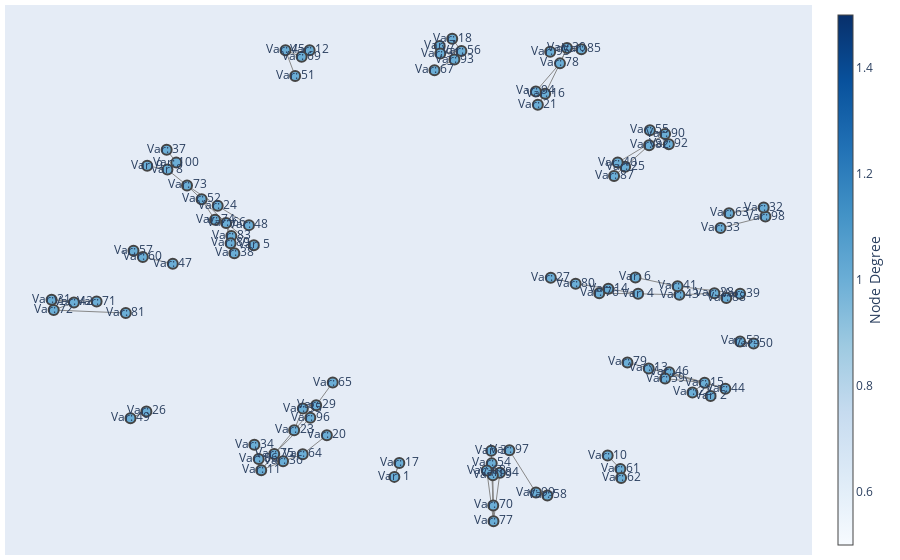

The code cell stored with this chart in its notebook:
### Code cell
def cala_operacja(nazwa_pliku):
    num_vars, clauses = read_dimacs_cnf(nazwa_pliku)
    print(f"Number of variables: {num_vars} {clauses}") # liczba zmiennych i klauzul
    model, G = generate_node_embeddings(clauses)
    print(model.wv.most_similar('1')) # najbliższe wierzchołki
    G2, pos = utworzSkierowanyGraf(G, model)
    print(G2.edges) # krawędzie skierowane
    interactive_directed_graph(G2, pos)
    return num_vars, clauses

nazwa = "DIMACS_files/turbo_easy/example_2.cnf"
num_vars, clauses = cala_operacja(nazwa)

### Figure 1 — Plotly figure (JSON) as saved in the notebook; plotly's stock layout.template omitted (floating-point values rounded to 4 significant figures; data arrays with more than 128 entries replaced by an {"elided": "..."} marker saying what was removed)
{"data": [{"hoverinfo": "none", "line": {"color": "#888", "width": 1}, "marker": {"color": [], "colorbar": {"thickness": 15, "title": {"side": "right", "text": "Weight"}, "xanchor": "left"}, "colorscale": [[0, "rgb(247,251,255)"], [0.125, "rgb(222,235,247)"], [0.25, "rgb(198,219,239)"], [0.375, "rgb(158,202,225)"], [0.5, "rgb(107,174,214)"], [0.625, "rgb(66,146,198)"], [0.75, "rgb(33,113,181)"], [0.875, "rgb(8,81,156)"], [1, "rgb(8,48,107)"]], "line": {"width": 2}, "reversescale": true, "showscale": false, "size": 5}, "mode": "lines", "type": "scatter", "x": {"elided": "300 float values"}, "y": {"elided": "300 float values"}}, {"hoverinfo": "text", "marker": {"color": [1, 1, 1, 1, 1, 1, 1, 1, 1, 1, 1, 1, 1, 1, 1, 1, 1, 1, 1, 1, 1, 1, 1, 1, 1, 1, 1, 1, 1, 1, 1, 1, 1, 1, 1, 1, 1, 1, 1, 1, 1, 1, 1, 1, 1, 1, 1, 1, 1, 1, 1, 1, 1, 1, 1, 1, 1, 1, 1, 1, 1, 1, 1, 1, 1, 1, 1, 1, 1, 1, 1, 1, 1, 1, 1, 1, 1, 1, 1, 1, 1, 1, 1, 1, 1, 1, 1, 1, 1, 1, 1, 1, 1, 1, 1, 1, 1, 1, 1, 1], "colorbar": {"thickness": 15, "title": {"side": "right", "text": "Node Degree"}, "xanchor": "left"}, "colorscale": [[0, "rgb(247,251,255)"], [0.125, "rgb(222,235,247)"], [0.25, "rgb(198,219,239)"], [0.375, "rgb(158,202,225)"], [0.5, "rgb(107,174,214)"], [0.625, "rgb(66,146,198)"], [0.75, "rgb(33,113,181)"], [0.875, "rgb(8,81,156)"], [1, "rgb(8,48,107)"]], "line": {"width": 2}, "reversescale": false, "size": 10}, "mode": "markers+text", "text": ["Var: 16", "Var: 78", "Var: 30", "Var: 95", "Var: 35", "Var: 23", "Var: 85", "Var: 8", "Var: 100", "Var: 55", "Var: 90", "Var: 9", "Var: 52", "Var: 73", "Var: 38", "Var: 83", "Var: 66", "Var: 87", "Var: 25", "Var: 74", "Var: 89", "Var: 40", "Var: 82", "Var: 11", "Var: 75", "Var: 84", "Var: 77", "Var: 96", "Var: 29", "Var: 65", "Var: 54", "Var: 70", "Var: 19", "Var: 22", "Var: 15", "Var: 68", "Var: 81", "Var: 72", "Var: 48", "Var: 24", "Var: 93", "Var: 56", "Var: 3", "Var: 7", "Var: 18", "Var: 47", "Var: 60", "Var: 61", "Var: 62", "Var: 50", "Var: 53", "Var: 27", "Var: 80", "Var: 4", "Var: 43", "Var: 14", "Var: 76", "Var: 10", "Var: 39", "Var: 88", "Var: 1", "Var: 17", "Var: 49", "Var: 26", "Var: 51", "Var: 45", "Var: 57", "Var: 12", "Var: 69", "Var: 2", "Var: 33", "Var: 98", "Var: 32", "Var: 5", "Var: 42", "Var: 31", "Var: 64", "Var: 36", "Var: 20", "Var: 37", "Var: 71", "Var: 91", "Var: 94", "Var: 44", "Var: 79", "Var: 6", "Var: 41", "Var: 46", "Var: 28", "Var: 21", "Var: 86", "Var: 59", "Var: 13", "Var: 99", "Var: 58", "Var: 67", "Var: 34", "Var: 97", "Var: 92", "Var: 63"], "type": "scatter", "x": [2.534, 2.911, 3.088, 2.662, -3.619, -3.84, 3.454, -7.058, -6.834, 5.194, 5.581, -7.572, -6.191, -6.56, -5.359, -5.435, -5.569, 4.285, 4.566, -5.85, -5.454, 4.377, 5.173, -4.676, -4.346, 1.386, 1.223, -3.43, -3.281, -2.861, 1.177, 1.216, 1.206, 6.275, 6.584, 1.052, -8.116, -9.947, -4.988, -5.782, 0.2299, 0.407, 1.166, -0.1436, 0.174, -6.923, -7.683, 4.444, 4.464, 7.828, 7.485, 2.677, 3.309, 4.895, 5.944, 4.139, 3.907, 4.122, 7.486, 7.135, -1.296, -1.17, -7.997, -7.593, -3.815, -4.06, -7.92, -3.447, -3.65, 6.735, 6.988, 8.128, 8.084, -4.864, -9.433, -10, -3.623, -4.122, -3.01, -7.078, -8.857, -0.1295, 2.298, 7.11, 4.623, 4.828, 5.897, 5.685, 6.832, 2.348, -4.741, 5.581, 5.164, 2.301, 2.59, -0.2756, -4.851, 1.626, 5.675, 7.204], "y": [6.781, 7.87, 8.424, 8.285, -4.519, -5.301, 8.379, 4.055, 4.307, 5.472, 5.332, 4.194, 2.993, 3.488, 1.054, 1.67, 2.14, 3.829, 4.162, 2.253, 1.412, 4.308, 4.93, -6.732, -6.152, -6.824, -8.567, -4.853, -4.406, -3.588, -6.489, -8.0, -6.914, -3.942, -3.594, -6.745, -1.091, -0.9851, 2.063, 2.755, 8.009, 8.314, -6.033, 8.491, 8.753, 0.6765, 0.9215, -6.693, -7.011, -2.187, -2.112, 0.1749, -0.03744, -0.4003, -0.4391, -0.2216, -0.383, -6.207, -0.3991, -0.5547, -6.974, -6.472, -4.869, -4.625, 7.42, 8.337, 1.145, 8.344, 8.107, -4.068, 1.961, 2.373, 2.693, 1.344, -0.7137, -0.6157, -6.159, -6.415, -5.477, 4.772, -0.6793, 8.221, 6.862, -3.809, -2.866, 0.1859, -0.1335, -3.214, -0.3829, 6.385, -6.334, -3.446, -3.082, -7.538, -7.641, 7.625, -5.817, -6.016, 4.969, 2.49]}], "layout": {"annotations": [{"showarrow": false, "text": "", "xref": "paper", "yref": "paper"}], "hovermode": "closest", "margin": {"b": 5, "l": 5, "r": 5, "t": 5}, "showlegend": false, "title": {"font": {"size": 12}}, "xaxis": {"showgrid": false, "showticklabels": false, "zeroline": false}, "yaxis": {"showgrid": false, "showticklabels": false, "zeroline": false}}}
